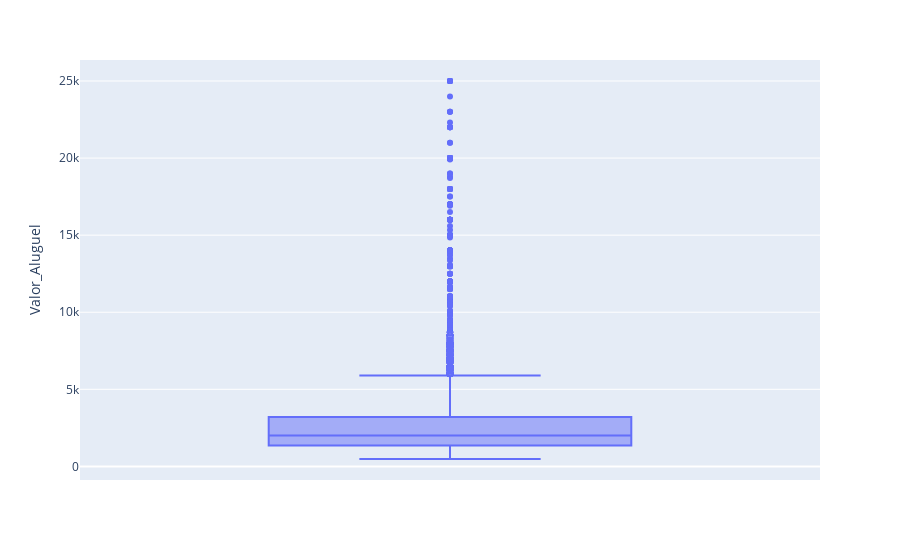
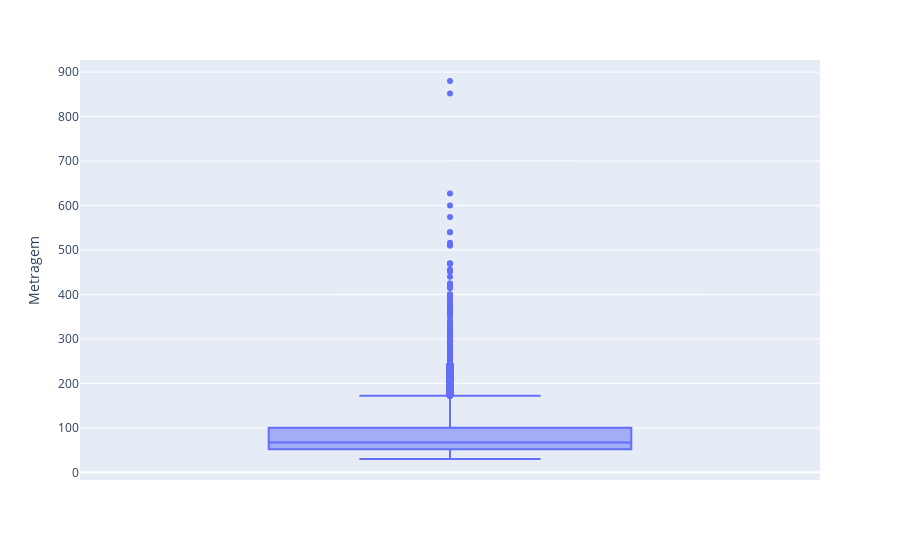
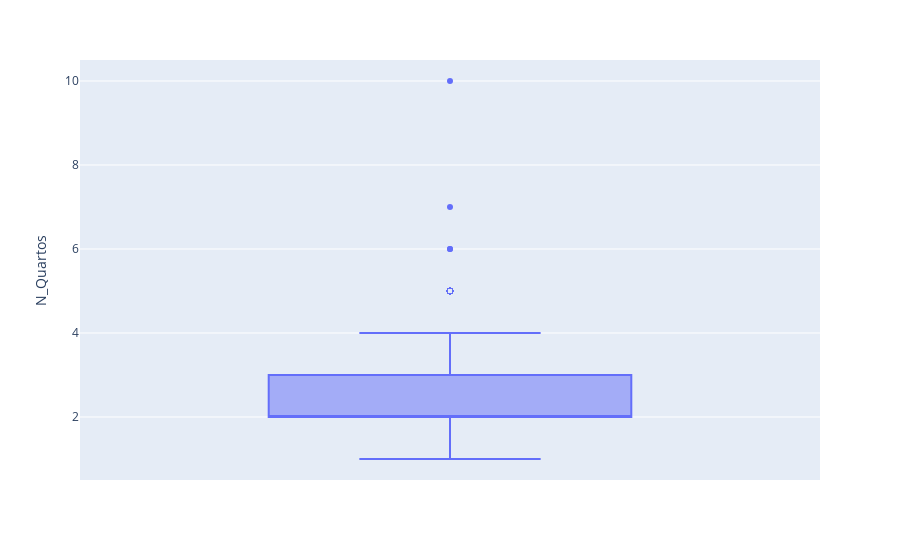
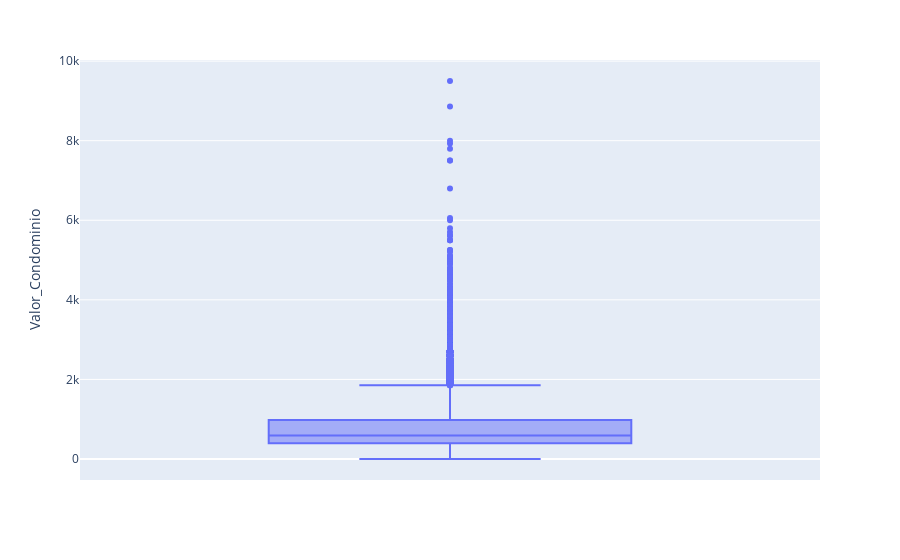

Write notebook code for charts like these, in order.
### Markdown cell above
# 2 - Realize a segunda etapa de pré processamento dos dados.

A) Utilize a função describe para identificarmos outliers e verificarmos a distribuição dos dados.


B) Caso note uma variável que te pareça conter outliers realiza a análise e tratamento desses dados, justificando a escolha do método utilizado.

C) Realize a análise bivariada dos dados. Faça uso de pelo menos 3 gráficos e traga insights acerca do analisado.

### Code cell
# A)

# Verificando a distribuição dos dados

df.describe() # Após a função, algumas viáreis se mostraram suspeitas em relação a ter outliers, indicando que uma análise mais profunda se faz necessária.

# As váriaveis que se mostram mais importantes de analisar são Valor_Aluguel, Metragem, N_Quartos e Valor_Condominio. Logo vou plotar um gráfico para todas elas. 

for col in ["Valor_Aluguel","Metragem", "N_Quartos", "Valor_Condominio"]:
    px.box(df, y=col, points="suspectedoutliers", hover_data={
        "Metragem":":.0f",
        "Valor_Condominio":":.0f",
        "N_Banheiros":True,
        "N_Suites":True,
        "N_Vagas":True,
        "Valor_Aluguel":":.0f"
        }).show()

df.corr()

# Vou fazer uma função para dizer a quantidade dos 95% mais altos, visando facilitar no futuro

def t_quant (x, y):
    the_quant = df[x].quantile(y)
    print("Os", (1 - y),  "mais caros de ", x, " são:", the_quant)

# Númericamente há sim váriaveis que indicam a possibilidade de outliers mas dependendo pode ser uma possibilidade real que não necessariamente precise de tratamento, um exemplo seria, apesar de 5 suíes em uma casa ser muita coisa, pode ser uma possibilidade.

### Figure 1 — Plotly figure (JSON) as saved in the notebook; plotly's stock layout.template omitted (floating-point values rounded to 4 significant figures; data arrays with more than 128 entries replaced by an {"elided": "..."} marker saying what was removed)
{"data": [{"alignmentgroup": "True", "boxpoints": "suspectedoutliers", "customdata": {"elided": "7203x5 int values"}, "hovertemplate": "Valor_Aluguel=%{y:.0f}<br>Metragem=%{customdata[0]:.0f}<br>Valor_Condominio=%{customdata[1]:.0f}<br>N_Banheiros=%{customdata[2]}<br>N_Suites=%{customdata[3]}<br>N_Vagas=%{customdata[4]}<extra></extra>", "legendgroup": "", "marker": {"color": "#636efa"}, "name": "", "notched": false, "offsetgroup": "", "orientation": "v", "showlegend": false, "type": "box", "x0": " ", "xaxis": "x", "y": {"elided": "7203 int values"}, "y0": " ", "yaxis": "y"}], "layout": {"boxmode": "group", "legend": {"tracegroupgap": 0}, "margin": {"t": 60}, "xaxis": {"anchor": "y", "domain": [0, 1]}, "yaxis": {"anchor": "x", "domain": [0, 1], "title": {"text": "Valor_Aluguel"}}}}

### Figure 2 — Plotly figure (JSON) as saved in the notebook; plotly's stock layout.template omitted (floating-point values rounded to 4 significant figures; data arrays with more than 128 entries replaced by an {"elided": "..."} marker saying what was removed)
{"data": [{"alignmentgroup": "True", "boxpoints": "suspectedoutliers", "customdata": {"elided": "7203x5 int values"}, "hovertemplate": "Metragem=%{y:.0f}<br>Valor_Condominio=%{customdata[0]:.0f}<br>N_Banheiros=%{customdata[1]}<br>N_Suites=%{customdata[2]}<br>N_Vagas=%{customdata[3]}<br>Valor_Aluguel=%{customdata[4]:.0f}<extra></extra>", "legendgroup": "", "marker": {"color": "#636efa"}, "name": "", "notched": false, "offsetgroup": "", "orientation": "v", "showlegend": false, "type": "box", "x0": " ", "xaxis": "x", "y": {"elided": "7203 int values"}, "y0": " ", "yaxis": "y"}], "layout": {"boxmode": "group", "legend": {"tracegroupgap": 0}, "margin": {"t": 60}, "xaxis": {"anchor": "y", "domain": [0, 1]}, "yaxis": {"anchor": "x", "domain": [0, 1], "title": {"text": "Metragem"}}}}

### Figure 3 — Plotly figure (JSON) as saved in the notebook; plotly's stock layout.template omitted (floating-point values rounded to 4 significant figures; data arrays with more than 128 entries replaced by an {"elided": "..."} marker saying what was removed)
{"data": [{"alignmentgroup": "True", "boxpoints": "suspectedoutliers", "customdata": {"elided": "7203x6 int values"}, "hovertemplate": "N_Quartos=%{y}<br>Metragem=%{customdata[0]:.0f}<br>Valor_Condominio=%{customdata[1]:.0f}<br>N_Banheiros=%{customdata[2]}<br>N_Suites=%{customdata[3]}<br>N_Vagas=%{customdata[4]}<br>Valor_Aluguel=%{customdata[5]:.0f}<extra></extra>", "legendgroup": "", "marker": {"color": "#636efa"}, "name": "", "notched": false, "offsetgroup": "", "orientation": "v", "showlegend": false, "type": "box", "x0": " ", "xaxis": "x", "y": {"elided": "7203 int values"}, "y0": " ", "yaxis": "y"}], "layout": {"boxmode": "group", "legend": {"tracegroupgap": 0}, "margin": {"t": 60}, "xaxis": {"anchor": "y", "domain": [0, 1]}, "yaxis": {"anchor": "x", "domain": [0, 1], "title": {"text": "N_Quartos"}}}}

### Figure 4 — Plotly figure (JSON) as saved in the notebook; plotly's stock layout.template omitted (floating-point values rounded to 4 significant figures; data arrays with more than 128 entries replaced by an {"elided": "..."} marker saying what was removed)
{"data": [{"alignmentgroup": "True", "boxpoints": "suspectedoutliers", "customdata": {"elided": "7203x5 int values"}, "hovertemplate": "Valor_Condominio=%{y:.0f}<br>Metragem=%{customdata[0]:.0f}<br>N_Banheiros=%{customdata[1]}<br>N_Suites=%{customdata[2]}<br>N_Vagas=%{customdata[3]}<br>Valor_Aluguel=%{customdata[4]:.0f}<extra></extra>", "legendgroup": "", "marker": {"color": "#636efa"}, "name": "", "notched": false, "offsetgroup": "", "orientation": "v", "showlegend": false, "type": "box", "x0": " ", "xaxis": "x", "y": {"elided": "7203 int values"}, "y0": " ", "yaxis": "y"}], "layout": {"boxmode": "group", "legend": {"tracegroupgap": 0}, "margin": {"t": 60}, "xaxis": {"anchor": "y", "domain": [0, 1]}, "yaxis": {"anchor": "x", "domain": [0, 1], "title": {"text": "Valor_Condominio"}}}}
